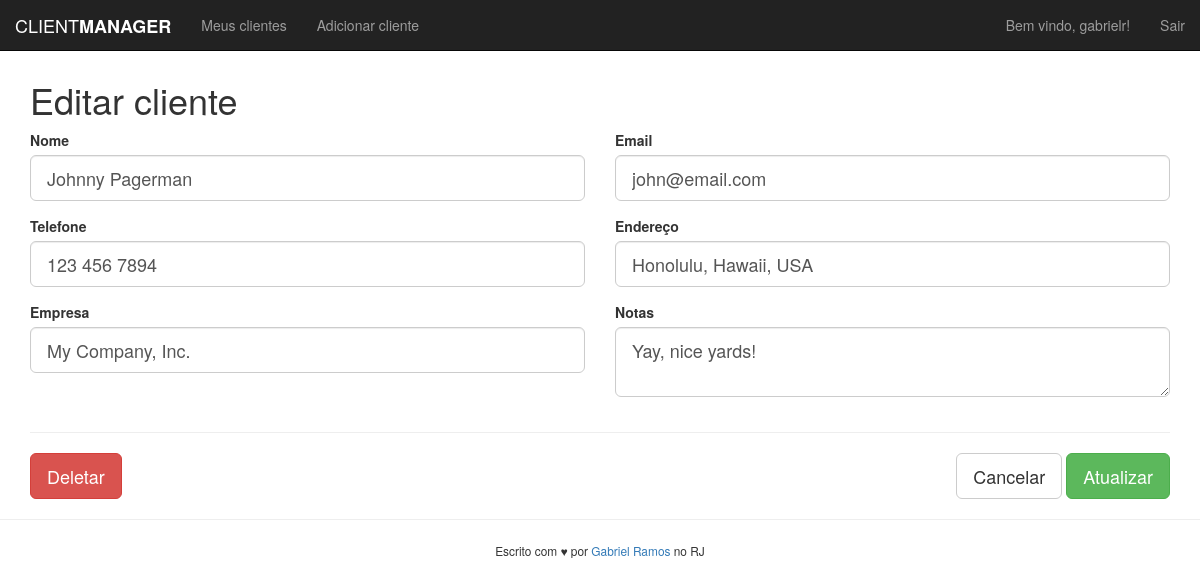
Page /edit.php?id=4 (signed in) on the committed database.
### tables this page shows
CREATE TABLE `clients` (
  `id` int(11) UNSIGNED NOT NULL,
  `name` varchar(100) NOT NULL,
  `email` varchar(100) NOT NULL,
  `phone` varchar(40) DEFAULT NULL,
  `address` varchar(255) DEFAULT NULL,
  `company` varchar(100) DEFAULT NULL,
  `notes` text,
  `date_added` timestamp NOT NULL DEFAULT CURRENT_TIMESTAMP
);

### edit.php (the view, shortened to what this page needs)
<?php
    include('includes/header.php');
    $clientID = $_GET["id"];
    include("includes/connection.php");
    $sql = "SELECT * FROM clients WHERE id='$clientID'";
    $result = mysqli_query($conn,$sql);
    if(mysqli_num_rows($result) != 0) {
        while($row = mysqli_fetch_assoc($result)) {
            $clientName     = $row["name"];
            $clientEmail    = $row["email"];
            $clientPhone = $row["phone"];
            $clientAddress = $row["address"];
            $clientCompany  = $row["company"];
            $clientNotes    = $row["notes"];
        }
    } else {
        echo "<div>Nenhum resultado retornado.<a class='close' data-dismiss='alert'>&times;</a></div>";
    }
?>
<div class="container">
<h1>Editar cliente</h1>
<form action="<?php echo htmlspecialchars($_SERVER["PHP_SELF"]);?>?id=<?php echo $clientID;?>" method="post" class="row">
    <div class="form-group col-sm-6">
        <label for="client-name">Nome</label>
        <input type="text" class="form-control input-lg" id="client-name" name="clientName" value="<?php echo $clientName;?>">
    </div>
    <div class="form-group col-sm-6">
        <label for="client-email">Email</label>
        <input type="text" class="form-control input-lg" id="client-email" name="clientEmail" value="<?php echo $clientEmail;?>">
    </div>
    <div class="form-group col-sm-6">
        <label for="client-phone">Telefone</label>
        <input type="text" class="form-control input-lg" id="client-phone" name="clientPhone" value="<?php echo $clientPhone;?>">
    </div>
    <div class="form-group col-sm-6">
        <label for="client-address">Endereço</label>
        <input type="text" class="form-control input-lg" id="client-address" name="clientAddress" value="<?php echo $clientAddress;?>">
    </div>
    <div class="form-group col-sm-6">
        <label for="client-company">Empresa</label>
        <input type="text" class="form-control input-lg" id="client-company" name="clientCompany" value="<?php echo $clientCompany;?>">
    </div>
    <div class="form-group col-sm-6">
        <label for="client-notes">Notas</label>
        <textarea type="text" class="form-control input-lg" id="client-notes" name="clientNotes"><?php echo $clientNotes;?></textarea>
    </div>
    <div class="col-sm-12">
        <hr>
        <button type="submit" class="btn btn-lg btn-danger pull-left" name="delete">Deletar</button>
        <div class="pull-right">
            <a href="clients.php" type="button" class="btn btn-lg btn-default">Cancelar</a>
            <button type="submit" class="btn btn-lg btn-success" name="update">Atualizar</button>
        </div>
    </div>
</form>
<?php
include('includes/footer.php');
?>

### rows in the picture
clients: clientName "Johnny Pagerman", clientEmail "john@email.com", clientPhone "123 456 7894", clientAddress "Honolulu, Hawaii, USA", clientCompany "My Company, Inc.", clientNotes "Yay, nice yards!"
